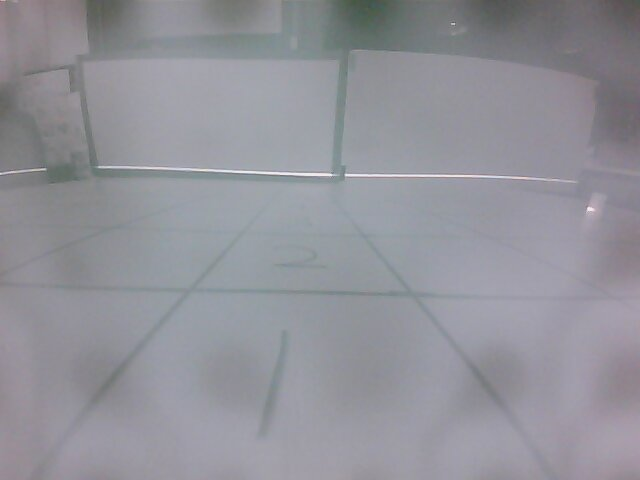
//> input picture cali3/2013-07-27-170344.jpg, 640 x 480 px, given in place of the camera
$ ./test03   (built with g++ and OpenCV 4)
//> lines starting //> are read from the running program, lines starting //| are printed output that depends on the picture; after the words box and inside, x2 and y2 are one past the last pixel; in counts of white or black regions, pixels touching at a corner belong together
#include "opencv2/imgproc/imgproc.hpp"
#include "opencv2/highgui/highgui.hpp"
#include <iostream>

using namespace cv;
using namespace std;

/// Global variables

int threshold_value = 217;
int threshold_type = 3;;
int const max_value = 255;
int const max_type = 4;
int const max_BINARY_value = 255;
int const top_start = 120;
int const total_height = 360;
int const num_of_zones = 100;
int const total_width = 640;

Mat src, src_gray, dst;
const char* window_name = "Threshold Demo";

const char* trackbar_type = "Type: \n 0: Binary \n 1: Binary Inverted \n 2: Truncate \n 3: To Zero \n 4: To Zero Inverted";
const char* trackbar_value = "Value";

/// Function headers
void Threshold_Demo( int, void* );
void findLaser(Mat I);

/**
 * @function main
 */
int main( int argc, char** argv )
{
  VideoCapture cap(2); // open the default camera
  if(!cap.isOpened())  // check if we succeeded
    return -1;
  /// Create a window to display results
  namedWindow( window_name, CV_WINDOW_AUTOSIZE );

  /// Create Trackbar to choose type of Threshold
  createTrackbar( trackbar_type,
                  window_name, &threshold_type,
                  max_type, Threshold_Demo );

  createTrackbar( trackbar_value,
                  window_name, &threshold_value,
                  max_value, Threshold_Demo );

  for(;;){
    /// Load an image
    Mat src;
    cap >> src; // get a new frame from camera
//> src is the input picture: 480 rows x 640 cols, CV_8UC3; mean B, G, R 153.7, 146.4, 146.2
    if(src.empty()) {
        cout << "Skipping empty frame" << endl;
        cout.flush();
        continue;
    }
    Mat crop(src, Rect(0, top_start, total_width, total_height));
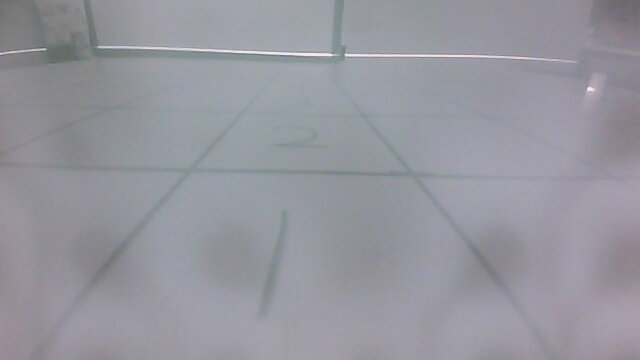
//> crop: 360 rows x 640 cols, CV_8UC3; mean B, G, R 158.7, 150.4, 150.3

    /// Convert the image to Gray
    cvtColor( crop, src_gray, CV_RGB2GRAY );

    //findLaser(src_gray);

    /// Call the function to initialize
    Threshold_Demo( 0, 0 );

    /// Wait until user finishes program
    int c;
    c = waitKey(20);
    if( (char)c == 27 ) return 0;
  }

}

void findLaser(Mat I){
  for(int n = 0; n < num_of_zones; n++){
    for(int y = 0; y < total_height; y++){
      double sx = -158.61 + 0.61682 * y;
      double dx = (1.2243 * (476 - y) + 301) / num_of_zones;
      int x1 = sx + dx * n;
      int x2 = x1 + dx;
      if(x2 < 0 || x1 > total_width) continue;
      if(x1 < 0) x1 = 0;
      if(x2 > total_width) x2 = total_width;
      for(int x = x1; x < x2; x++){

      }
    }
  }
}

/**
 * @function Threshold_Demo
 */
void Threshold_Demo( int, void* )
{
  /* 0: Binary
     1: Binary Inverted
     2: Threshold Truncated
     3: Threshold to Zero
     4: Threshold to Zero Inverted
   */

  threshold( src_gray, dst, threshold_value, max_BINARY_value,threshold_type );
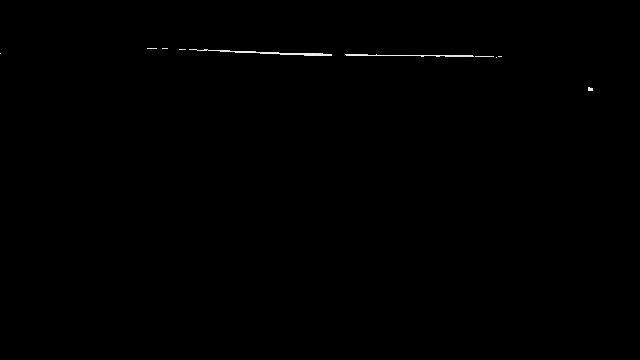
//> dst: 360 rows x 640 cols, CV_8UC1; min 0, max 246, mean 0.5

  for(int y = 0; y < total_height; y++){
    double sx = -158.61 + 0.61682 * y;
    double dx = (1.2243 * (476 - y) + 301) / num_of_zones;
    for(int n = 0; n < num_of_zones; n++){
      int x = sx + dx * n;
      if(x < 0 || x > total_width) continue;
      (dst.ptr<uchar>(y))[x] = 125;
    }
  }
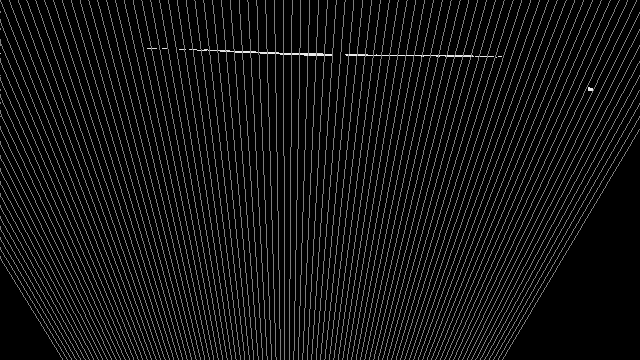
//> dst: 360 rows x 640 cols, CV_8UC1; 14.15% of pixels changed, all inside (x1, y1, x2, y2) = (0, 0, 640, 360)
//> the Esc key is pressed
//> (the program exits here)
